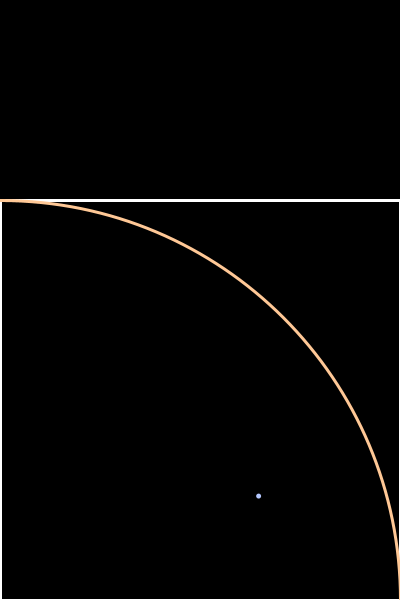
Frame 1 (no input)
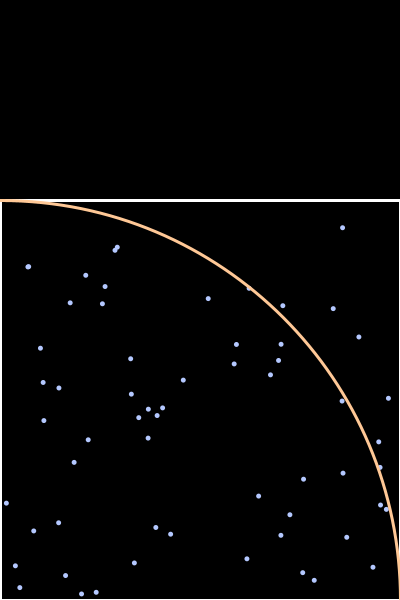
Frame 60 (the mouse pressed at the canvas centre just before this capture)
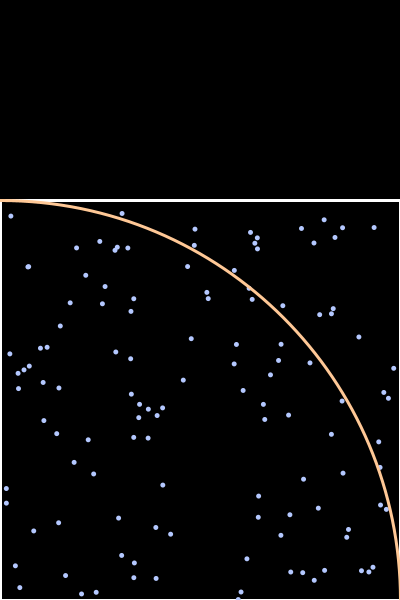
Frame 120 (the mouse held since frame 60 and released just before this capture)

The Processing sketch that drew these frames (run headless with seeded random() and noise(); from frame 60 on, the mouse is pressed at the canvas centre):

// Processing sketch: Monte_Carlo_Pi
// ── Monte_Carlo_Pi.pde
int radius = 400;
double numberOfPointsInCircle;

ArrayList<Point> points = new ArrayList<Point>();

void setup() {
  size(400, 600);
}


void draw() {
  background(0);
  addPoint();
  countPoints();
  drawRectangle();
  drawPoints();
  drawCircle();
}

void drawCircle() {
  noFill();
  strokeWeight(3);
  stroke(color(255, 200, 150));
  ellipseMode(CENTER);
  ellipse(0, height, 2*radius, 2*radius);
}

void drawRectangle() {
  fill(0);
  strokeWeight(3);
  stroke(255);
  rectMode(CENTER);
  rect(radius/2, height-radius/2, radius, radius);
}

void addPoint() {
  float x = random(0, radius);
  float y = random(0, radius);
  float dist = sqrt(pow(x, 2) + pow(y, 2));
  boolean iic = dist <= radius;
  points.add(new Point(x, height - y, iic));
}

void countPoints() {
  double c = 0;
  for (int i = 0; i < points.size(); i++) {
    Point p = points.get(i);
    if (p.isInCircle) {
      c++;
    }
  }
  numberOfPointsInCircle = c;
  println(4*c/points.size());
}

void drawPoints() {
  for (int i = 0; i < points.size(); i++) {
    points.get(i).blit();
  }
}

void drawText() {
  textSize(100);
  fill(200);
  stroke(255);
  text(str((float)numberOfPointsInCircle), 0, 0, width, 200);
}

// ── point.pde
class Point {
  PVector _pos;
  boolean isInCircle;
  int size = 5;

  public Point(float x, float y, boolean isincircle) {
    _pos = new PVector(x, y);
    isInCircle = isincircle;
  }
  
  public void blit() {
    ellipseMode(CENTER);
    fill(color(180, 200, 255));
    noStroke();
    ellipse(_pos.x, _pos.y, size, size);
  }  
}
